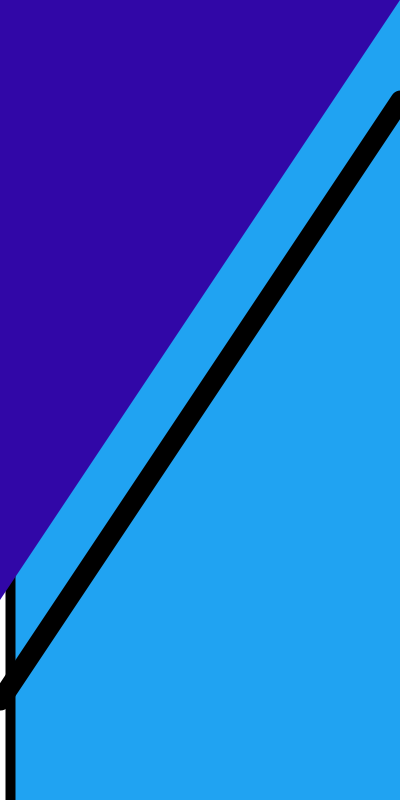
Frame 1 (no input)
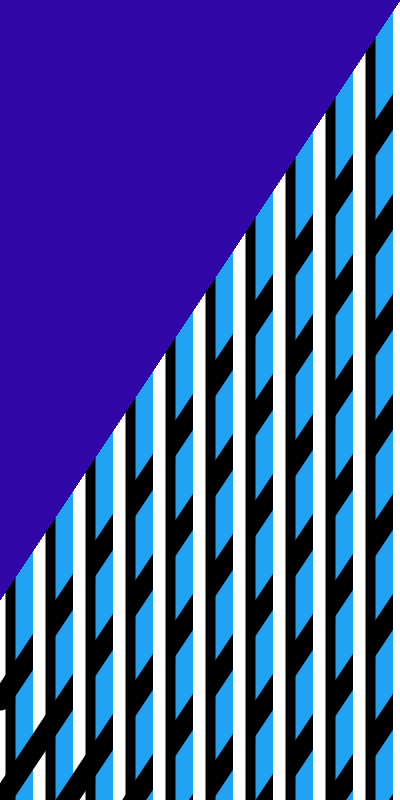
Frame 60 (the mouse pressed at the canvas centre just before this capture)
Frame 120 (the mouse held since frame 60 and released just before this capture): identical to frame 60, image omitted

The Processing sketch that drew these frames (run headless with seeded random() and noise(); from frame 60 on, the mouse is pressed at the canvas centre):

// Processing sketch: processing_24725
// ── processing_24725.pde


int space = 0;
int change = 10;
int third = 700;
int chuck = 100;


void setup(){
   size(400,800);
   background(32,163,242);
   smooth();
   
}



void draw()
{
 stroke(255,255,255);
 strokeWeight(15);
 line(space,0,space,height);
 space = space+40;
 
 stroke (0,0,0);
 strokeWeight (10);
 line(change,0,change,height);
 change = change+40;

 
 strokeWeight(20);
 line(0,third,400,chuck);
 third = third+100;
 chuck = chuck+100;

 
 noStroke();
 fill (49,7,167);
 triangle(0,0,400,0,0,600);

}
